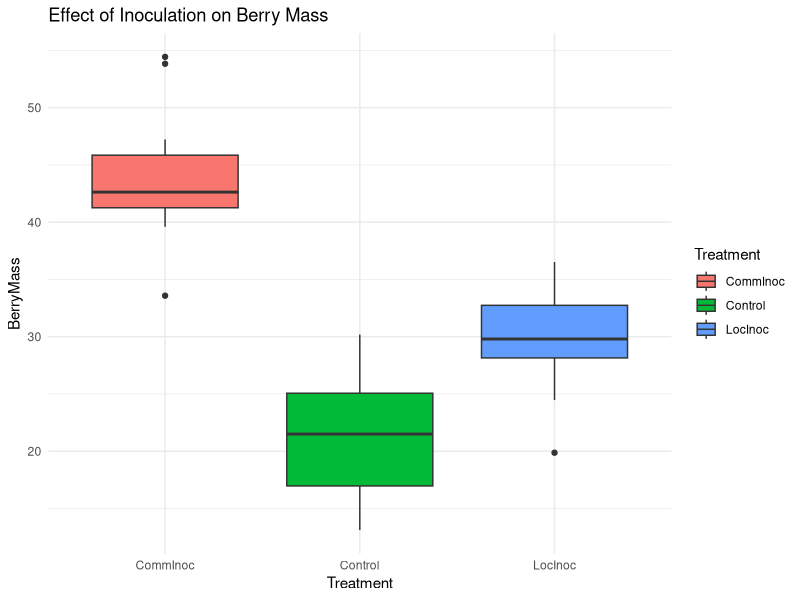
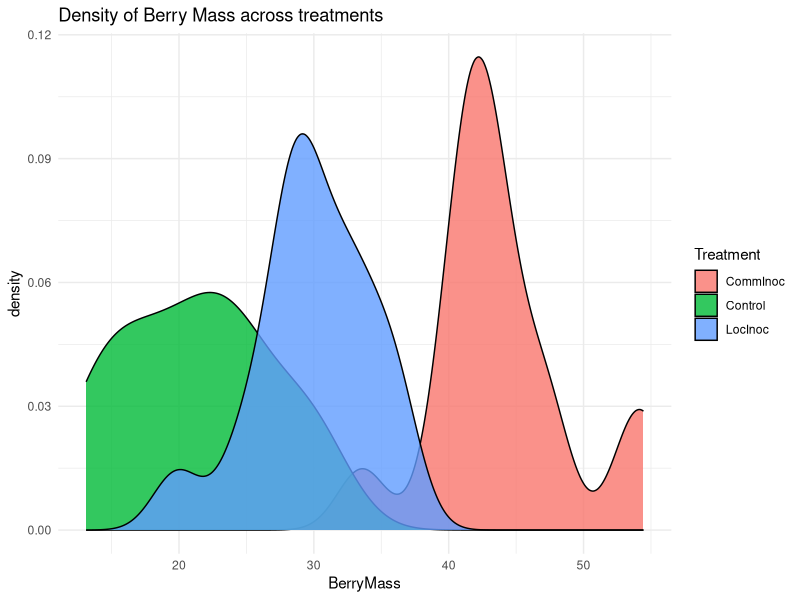
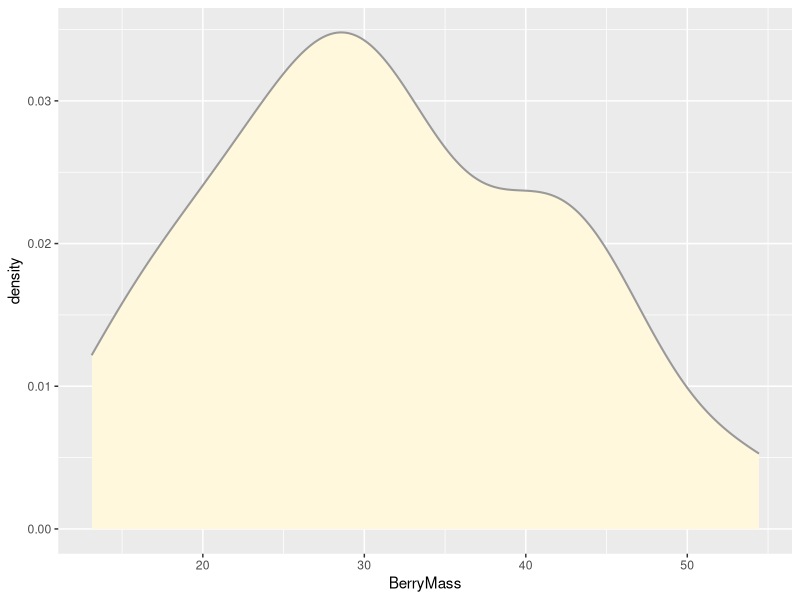

Write the R code that produced these figures, in order. (Note: this script raises an error after producing the figures.)
# homework 9
# 18 April 2021
# Sandra Nnadi
# All functions must be declared at the start

#################
# FUNCTION: BB_data
# read in blueberry data
# input: Mean, variance and size of groups
# output: dataframe

BB_data <- function(bb_size=c(17,15,16), bb_mean=c(22,45,32), bb_sd=c(5,5,5)) {
  
  bb_name <- c("Control","CommInoc","LocInoc")
  
  BerryMass <- c(rnorm(n=bb_size[1],mean = bb_mean[1],sd=bb_sd[1]),
                 rnorm(n=bb_size[2],mean = bb_mean[2],sd=bb_sd[2]),
                 rnorm(n=bb_size[3],mean = bb_mean[3],sd=bb_sd[3]))
  
  Treatment <- rep(bb_name,bb_size) 
  
  ID <- 1:sum(bb_size)
  
  ano_data <- data.frame(ID,Treatment,BerryMass)
  
  return(ano_data)
  
}
BB_data()
head(BB_data)
tail(BB_data)

#################
# FUNCTION: BB_Analyze
# Analyze blueberry data
# input: dataframe of vectors
# output: ANOVA data statistics
my_data <- BB_data()
BB_analyze <- function(ano_data=my_data) {
  
  ano_model <- aov(BerryMass~Treatment,data = ano_data)
  
  return(summary(ano_model))
  
}


BB_analyze()

#################
# FUNCTION: BB_Graph
# plots blueberry data
# input: dataframe
# output: boxplot

library(ggplot2)

BB_graph <- function(ano_data=my_data)  {
  ano_plot <- ggplot(ano_data)+
    aes(x=Treatment,y=BerryMass,fill=Treatment)+
    geom_boxplot()+
    labs(title = "Effect of Inoculation on Berry Mass")+
    theme_minimal()
  return(ano_plot)
  
}

BB_graph()

# Creating a new function
######################
# FUNCTION: BB_density
# density plot shows the distribution of the Berry mass across treatments
# input: dataframe of vectors
# output: Density plot

library(ggplot2)

BB_density <- function(ano_data=my_data){
  ggplot2::ggplot(data=ano_data, mapping=
                    aes(x=BerryMass , fill=Treatment)) +
    geom_density(alpha=0.8) + 
    labs(title="Density of Berry Mass across treatments", 
         x="BerryMass") + 
    theme_minimal()
}

BB_density()

# ploting data with proper labels 
# And adding line with proper properties
p1 <- ggplot(data=my_data, aes(x=BerryMass, y=..density..)) +
  geom_density(color="grey60",fill="cornsilk",size=0.7) 
print(p1)

# Get maximum likelihood parameters for normal
normPars <- fitdistr(my_data$BerryMass,"normal")
print(normPars)
str(normPars)
normPars$estimate["mean"] # note structure of getting a named attribute

# plot normal probability density
meanML <- normPars$estimate["mean"]
sdML <- normPars$estimate["sd"]

xval <- seq(0,max(my_data$BerryMass),len=length(my_data$BerryMass))

stat <- stat_function(aes(x = xval, y = ..y..), fun = dnorm, colour="red", n = length(my_data$BerryMass), args = list(mean = meanML, sd = sdML))
p1 + stat
